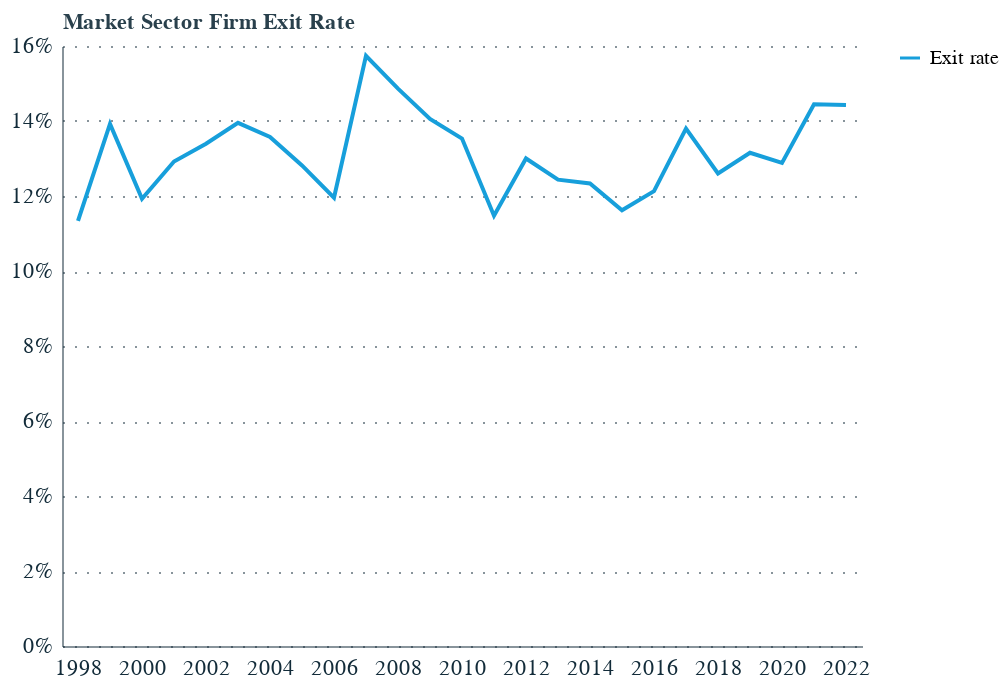

Notebook code for this chart:
### Code cell
# FIGURE 3 - EXIT RATES

# Plot just exit rate
exit_df = whole_economy_dynamism.melt(id_vars=['year'],
                                                 value_vars=['Exit rate'])

chart = alt.Chart(exit_df).mark_line().encode(
    x=alt.X('year:O', axis=alt.Axis(
                labelExpr="datum.value % 2 == 0 ? datum.label : ''",  # Show every 2nd year
            labelAngle=0)),
    y=alt.Y('value:Q', axis=alt.Axis(format='%'), title='Market Sector Firm Exit Rate'),
    color=alt.Color('variable:N', title=None)

)

chart

### Figure 1 — Vega-Lite specification as saved in the notebook (floating-point values rounded to 4 significant figures)
{"config": {"font": "Circular Std", "mark": {"line": {"interpolate": "linear"}}, "view": {"stroke": "transparent", "width": 400, "height": 300}, "range": {"category": ["#179fdb", "#e6224b", "#f4c245", "#122b39", "#eb5c2e", "#36b7b4"], "diverging": ["#E6224B", "#E54753", "#C9C9C9", "#179FDB", "#122B39"], "heatmap": ["#C9C9C9", "#179FDB", "#0063AF", "#122B39"], "ordinal": ["#00A767", "#36B7B4", "#179FDB", "#0063AF", "#243B5A"]}, "axisX": {"labelColor": "#122b39", "tickColor": "#122b39", "domainColor": "#122b39", "domainOpacity": 0.5, "gridOpacity": 0, "labelFont": "Circular Std", "labelAngle": 0, "labelAlign": "center", "labelFontSize": 11, "labelPadding": 5, "tickCount": 10, "tickSize": 0, "title": ""}, "axisY": {"labelColor": "#122b39", "labelFont": "Circular Std", "tickColor": "#122b39", "domainColor": "#122b39", "gridColor": "#122b39", "gridDash": [1, 5], "gridOpacity": 0.5, "labelPadding": 5, "labelFontSize": 11, "domainOpacity": 0.5, "tickSize": 0, "title": null, "titleAlign": "left", "titleAngle": 0, "titleBaseline": "bottom", "titleColor": "#122b39", "titleOpacity": 0.9, "titleX": 0, "titleY": -7}}, "data": {"name": "data-d3f2144c36f8b18c2e7c5a1527ccacad"}, "mark": {"type": "line"}, "encoding": {"color": {"field": "variable", "title": null, "type": "nominal"}, "x": {"axis": {"labelAngle": 0, "labelExpr": "datum.value % 2 == 0 ? datum.label : ''"}, "field": "year", "type": "ordinal"}, "y": {"axis": {"format": "%"}, "field": "value", "title": "Market Sector Firm Exit Rate", "type": "quantitative"}}, "$schema": "https://vega.github.io/schema/vega-lite/v5.20.1.json", "datasets": {"data-d3f2144c36f8b18c2e7c5a1527ccacad": [{"year": 1998, "variable": "Exit rate", "value": 0.1134}, {"year": 1999, "variable": "Exit rate", "value": 0.1392}, {"year": 2000, "variable": "Exit rate", "value": 0.1192}, {"year": 2001, "variable": "Exit rate", "value": 0.1292}, {"year": 2002, "variable": "Exit rate", "value": 0.1339}, {"year": 2003, "variable": "Exit rate", "value": 0.1395}, {"year": 2004, "variable": "Exit rate", "value": 0.1358}, {"year": 2005, "variable": "Exit rate", "value": 0.1282}, {"year": 2006, "variable": "Exit rate", "value": 0.1196}, {"year": 2007, "variable": "Exit rate", "value": 0.1574}, {"year": 2008, "variable": "Exit rate", "value": 0.1486}, {"year": 2009, "variable": "Exit rate", "value": 0.1405}, {"year": 2010, "variable": "Exit rate", "value": 0.1353}, {"year": 2011, "variable": "Exit rate", "value": 0.1147}, {"year": 2012, "variable": "Exit rate", "value": 0.13}, {"year": 2013, "variable": "Exit rate", "value": 0.1244}, {"year": 2014, "variable": "Exit rate", "value": 0.1233}, {"year": 2015, "variable": "Exit rate", "value": 0.1162}, {"year": 2016, "variable": "Exit rate", "value": 0.1213}, {"year": 2017, "variable": "Exit rate", "value": 0.138}, {"year": 2018, "variable": "Exit rate", "value": 0.126}, {"year": 2019, "variable": "Exit rate", "value": 0.1315}, {"year": 2020, "variable": "Exit rate", "value": 0.1288}, {"year": 2021, "variable": "Exit rate", "value": 0.1444}, {"year": 2022, "variable": "Exit rate", "value": 0.1442}]}}
